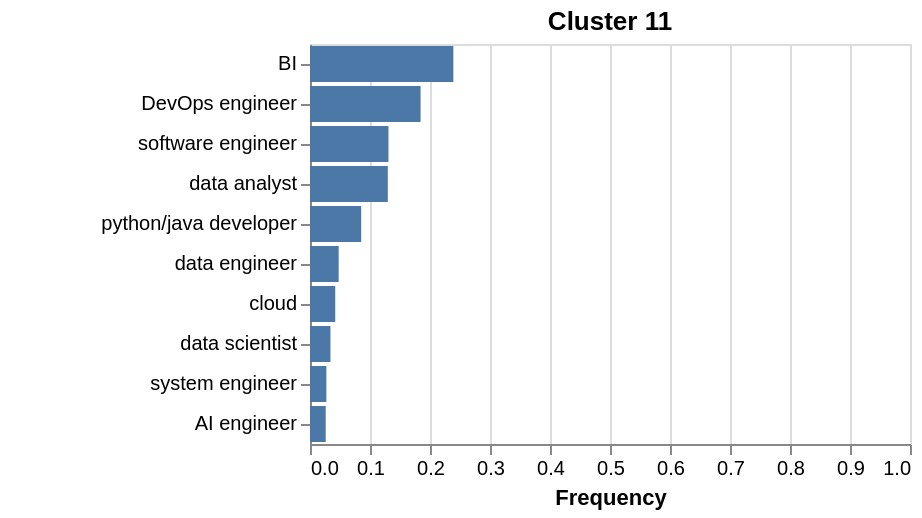

Express this chart as Vega-Lite.
### Vega-Lite specification from a JSON file in a GitHub repository (floating-point values rounded to 4 significant figures)
{"$schema": "https://vega.github.io/schema/vega-lite/v5.6.1.json", "config": {"legend": {"disable": true}, "view": {"continuousHeight": 300, "continuousWidth": 300}}, "data": {"name": "data-d88795d025f58f2a66e4962831d11ec0"}, "datasets": {"data-d88795d025f58f2a66e4962831d11ec0": [{"Job title": "data analyst", "freq_rel": 0.1297, "label": 11}, {"Job title": "data scientist", "freq_rel": 0.0341, "label": 11}, {"Job title": "data engineer", "freq_rel": 0.0478, "label": 11}, {"Job title": "BI", "freq_rel": 0.2389, "label": 11}, {"Job title": "AI engineer", "freq_rel": 0.0262, "label": 11}, {"Job title": "python/java developer", "freq_rel": 0.0853, "label": 11}, {"Job title": "DevOps engineer", "freq_rel": 0.1843, "label": 11}, {"Job title": "software engineer", "freq_rel": 0.1308, "label": 11}, {"Job title": "system engineer", "freq_rel": 0.0273, "label": 11}, {"Job title": "cloud", "freq_rel": 0.0421, "label": 11}]}, "encoding": {"color": {"field": "Origin", "type": "nominal"}, "tooltip": [{"field": "Job title", "title": "Job title", "type": "nominal"}, {"field": "freq_rel", "format": ".2%", "title": "Percentage", "type": "quantitative"}], "x": {"field": "freq_rel", "scale": {"domain": [0, 1]}, "title": "Frequency", "type": "quantitative"}, "y": {"axis": {"labelAngle": 0}, "field": "Job title", "sort": {"field": "freq_rel", "order": "descending"}, "title": null, "type": "nominal"}}, "mark": {"tooltip": true, "type": "bar"}, "padding": {"bottom": 5, "left": 50, "right": 5, "top": 5}, "title": "Cluster 11"}
